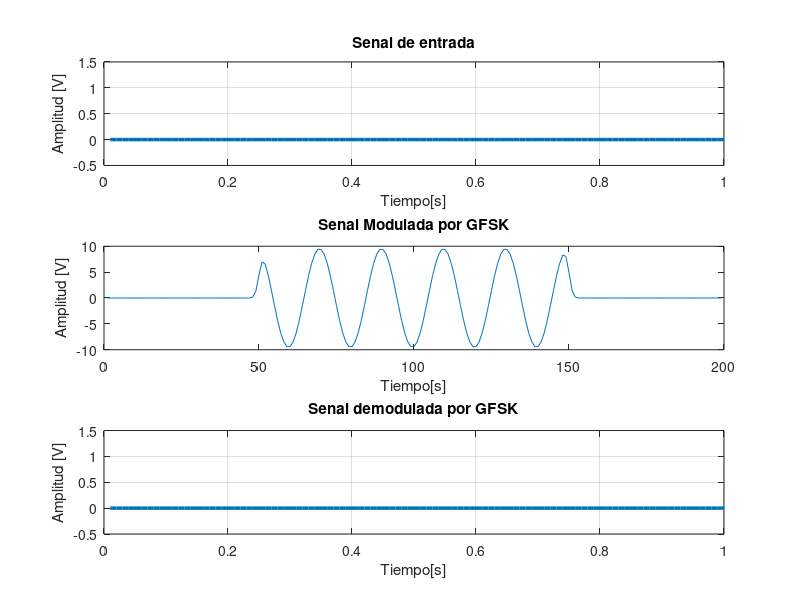

Write MATLAB code to recreate this figure.

x = input('Ingrese la trma de bits para modular = ');   % [0 0 0 0 0 1 0 1 0 0 1 1 1 0 0]
N = length(x);
Tb = 1;   

nb = 100;   
digit = []; 
for n = 1:1:N
    if x(n) == 1;
       sig = ones(1,nb);
    else x(n) == 0;
        sig = zeros(1,nb);
    end
     digit = [digit sig];
end
t1 = Tb/nb:Tb/nb:nb*N*(Tb/nb);   
figure('Name','Modulacion GFSK','NumberTitle','off');
subplot(3,1,1);
plot(t1,digit,'LineWidth',2.5);
grid on;
axis([0 Tb*N -0.5 1.5]);
xlabel('Tiempo[s]');
ylabel('Amplitud [V]');
title('Senal de entrada');
% **************************** Modulacion FSK  *****************************
Ac = 10;         % Amplitud del carrier  
br = 1/Tb;       % Bit rate
Fc1 = br*10;     % Frecuencia del Carrier para entrada '1'
Fc2 = br*5;      % Frecuencia del Carrier para entrada '0'
t2 = Tb/nb:Tb/nb:Tb;   % senal del tiempo   
mod = [];
for (i = 1:1:N)
    if (x(i) == 1)
        y = Ac*cos(2*pi*Fc1*t2);   % Modulation signal with carrier signal 1
    else
        y = Ac*cos(2*pi*Fc2*t2);   % Modulation signal with carrier signal 2
    end
    mod = [mod y];
end
t3 = Tb/nb:Tb/nb:Tb*N;   % Time period
%subplot(3,1,2);
%plot(t3,mod);
%xlabel('Tiempo[s]');
%ylabel('Amplitud [V]');
%title('Senal Modulada por FSK');
% ****************************  Filtrado Gaussiano  *****************************
gaussian_filter = fspecial('gaussian',[1 100],1);

gfsk = conv(mod,gaussian_filter);

subplot(3,1,2);
plot(gfsk);
xlabel('Tiempo[s]');
ylabel('Amplitud [V]');
title('Senal Modulada por GFSK');

% *************************** GFSK Demodulation ****************************
 % ********************* SENAL TRANSMITIDA ******************************
x = mod;
% ********************* MODELO DEL CANAL *****************************
h = 5;   % ATENUACION DE LA SENAL 
w = 7;   % RUIDO
% ********************* SENAL RECIBIDA *********************************
y = h.*x + w;   % Convolucion

 
s = length(t2);
demod = [];
for n = s:s:length(y)
  t4 = Tb/nb:Tb/nb:Tb;        
  c1 = cos(2*pi*Fc1*t4);      % Senal del carrier para un 1 binario
  c2 = cos(2*pi*Fc2*t4);      % Senal del carrier para un o binario
  mc1 = c1.*y((n-(s-1)):n);   % Convolucion 
  mc2 = c2.*y((n-(s-1)):n);   % Convolucion 
  t5 = Tb/nb:Tb/nb:Tb;
  z1 = trapz(t5,mc1);         % Intregacion 
  z2 = trapz(t5,mc2);         % Intregacion 
  rz1 = round(2*z1/Tb);
  rz2 = round(2*z2/Tb);
  if(rz1 > Ac/2)              % condiciones logicas
    a = 1;
  else(rz2 > Ac/2)
    a = 0;
  end
  demod = [demod a];
end

% ********** Representacion demodulada de la informacion como una senal digital **d********
digit = [];
for n = 1:length(demod);
    if demod(n) == 1;
       sig = ones(1,nb);
    else demod(n) == 0;
        sig = zeros(1,nb);
    end
     digit = [digit sig];
end
t5 = Tb/nb:Tb/nb:nb*length(demod)*(Tb/nb);   % Time period
subplot(3,1,3)
plot(t5,digit,'LineWidth',2.5);grid on;
axis([0 Tb*length(demod) -0.5 1.5]);
xlabel('Tiempo[s]');
ylabel('Amplitud [V]');
title('Senal demodulada por GFSK');
